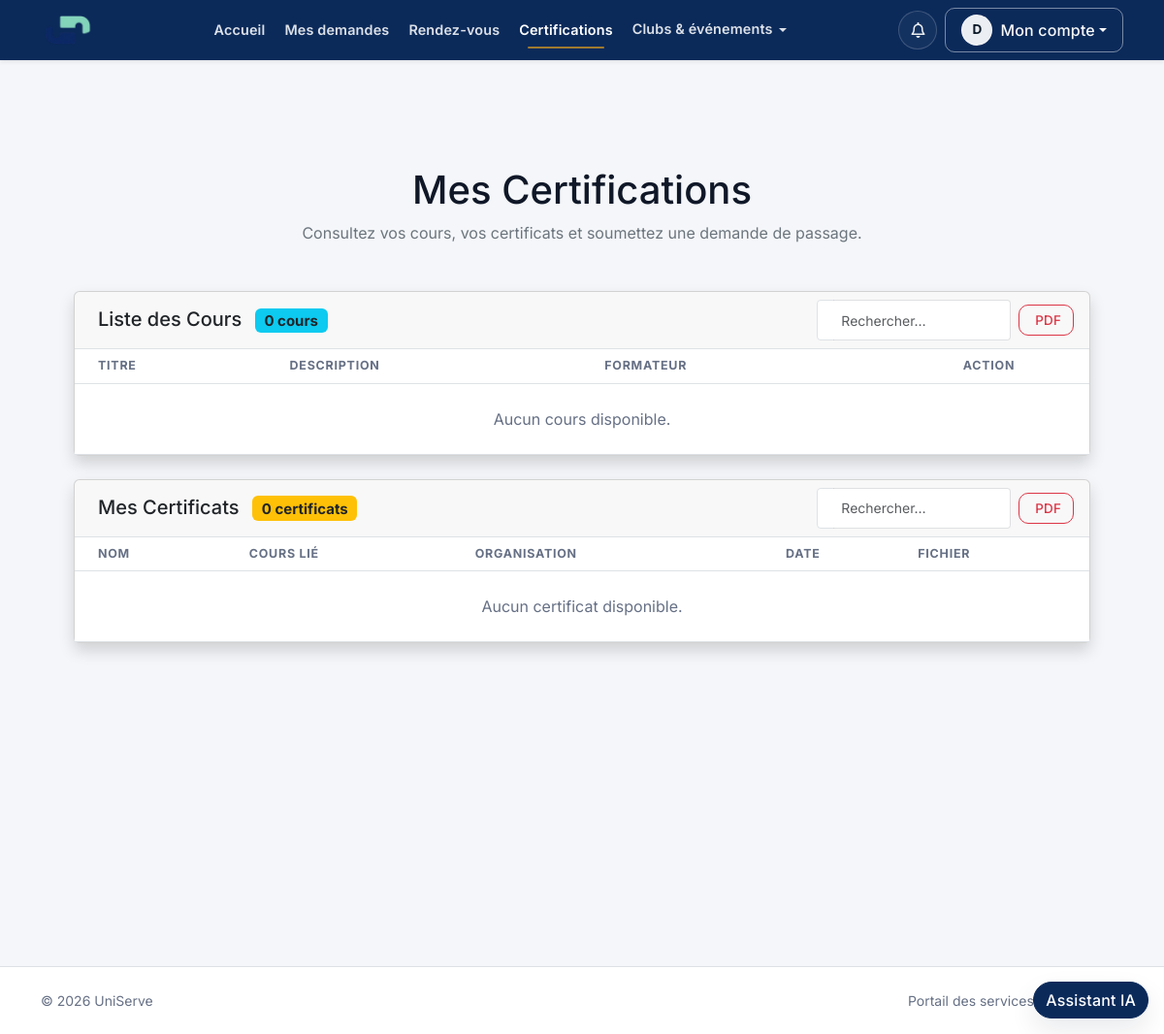
The app's page /certifications/index (signed in), older data.
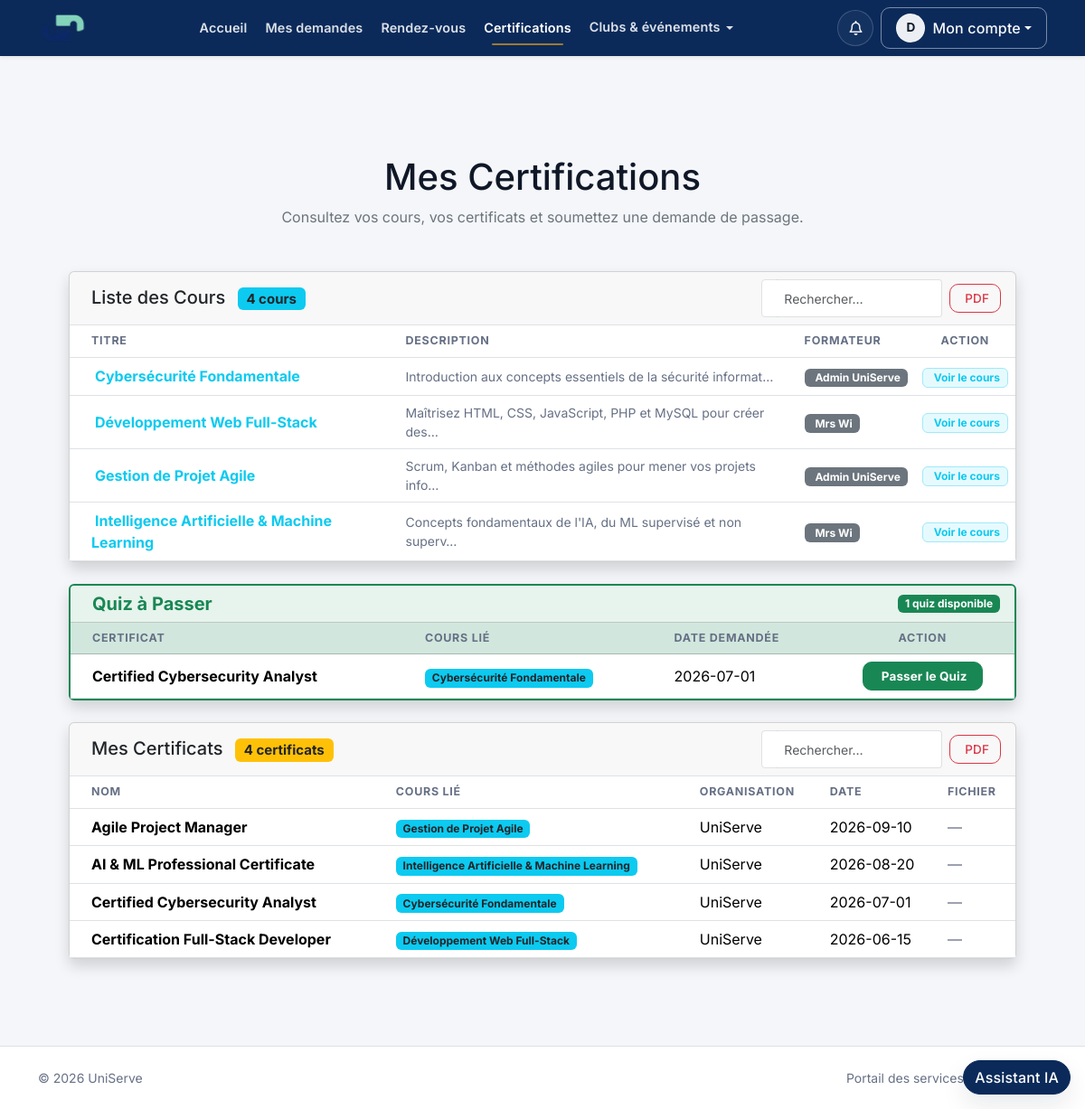
The same page, newer data.
### tables this page shows
CREATE TABLE `cours` (
  `id` bigint(20) NOT NULL AUTO_INCREMENT,
  `titre` varchar(255) NOT NULL,
  `description` text DEFAULT NULL,
  `formateur` varchar(255) DEFAULT NULL,
  `contenu` text DEFAULT NULL,
  `image_path` varchar(512) DEFAULT NULL,
  `fichiers_json` longtext DEFAULT NULL,
  `cree_le` timestamp NOT NULL DEFAULT current_timestamp(),
  PRIMARY KEY (`id`),
  UNIQUE KEY `uq_cours_titre` (`titre`)
);

CREATE TABLE `demandes_certification` (
  `id` bigint(20) NOT NULL AUTO_INCREMENT,
  `utilisateur_id` bigint(20) NOT NULL,
  `nom_certificat` varchar(255) NOT NULL,
  `titre_cours` varchar(255) DEFAULT NULL,
  `organisation` varchar(255) NOT NULL,
  `date_souhaitee` date NOT NULL,
  `heure_preferee` varchar(64) DEFAULT NULL,
  `notes` text DEFAULT NULL,
  `fichier_path` varchar(512) DEFAULT NULL,
  `statut` enum('en_attente','quiz_envoye','accepte','refuse') NOT NULL DEFAULT 'en_attente',
  `commentaire_admin` text DEFAULT NULL,
  `soumise_le` timestamp NOT NULL DEFAULT current_timestamp(),
  `traitee_le` datetime DEFAULT NULL,
  PRIMARY KEY (`id`),
  KEY `idx_demcert_user` (`utilisateur_id`),
  KEY `idx_demcert_statut` (`statut`),
  CONSTRAINT `demandes_certification_ibfk_user` FOREIGN KEY (`utilisateur_id`) REFERENCES `utilisateurs` (`id`) ON DELETE CASCADE
);

CREATE TABLE `certificats` (
  `id` bigint(20) NOT NULL AUTO_INCREMENT,
  `nom_certificat` varchar(255) NOT NULL,
  `date_obtention` date NOT NULL,
  `organisation` varchar(255) NOT NULL,
  `fichier_path` varchar(512) DEFAULT NULL,
  `titre_cours` varchar(255) NOT NULL,
  `cree_le` timestamp NOT NULL DEFAULT current_timestamp(),
  PRIMARY KEY (`id`)
);

### Controller/Controller.php (called while the page is built, shortened)
<?php
class Controller
{
    public function render(string $view, array $data = [], ?string $layoutOverride = null): void
    {
        $viewPath = __DIR__ . '/../View/' . $view . '.php';
        extract($data, EXTR_SKIP);
        require $viewPath;
    }
}

### Controller/CertificationsController.php (called while the page is built, shortened)
<?php
class CertificationsController extends Controller
{
    public function index(): void
    {
        $demModel  = new DemandeCertification();
        $demandes  = $demModel->getAll();
        $this->render('certifications/index', [
            'title'       => 'Mes Certifications',
            'cours'       => (new Cours())->getAllCours(),
            'certificats' => (new Certificat())->getAllCertificats(),
            'demandes'    => $demandes,
        ]);
    }
}

### Controller/App.php (called while the page is built, shortened)
<?php
class App
{
    private string $action = 'landing';
    public function __construct()
    {
        $url = $this->parseUrl();
        if (!empty($url)) {
            array_shift($url);
        }
        $controllerInstance = new $this->controller();
        if (!empty($url)) {
            $candidateAction = (string) $url[0];
            $this->action = $candidateAction;
            array_shift($url);
        } elseif (!method_exists($controllerInstance, $this->action)) {
            $this->notFound('Action not found.');
        }
        $this->params = $this->validateAndNormalizeParams($controllerInstance, $this->action, array_values($url));
        call_user_func_array([$controllerInstance, $this->action], $this->params);
    }
    private function parseUrl(): array
    {
        $cleanUrl = trim((string) $_GET['url']);
        $cleanUrl = trim($cleanUrl, '/');
        $segments = explode('/', $cleanUrl);
        return array_values(array_filter($segments, static fn (string $segment): bool => $segment !== ''));
    }
    private function validateAndNormalizeParams(object $controllerInstance, string $action, array $params): array
    {
        return $params;
    }
}

### index.php (called while the page is built, shortened)
<?php
require_once __DIR__ . '/Model/Database.php';
require_once __DIR__ . '/Controller/Controller.php';
require_once __DIR__ . '/Model/Model.php';
require_once __DIR__ . '/Model/Cours.php';
require_once __DIR__ . '/Model/Certificat.php';
require_once __DIR__ . '/Model/DemandeCertification.php';
require_once __DIR__ . '/Controller/App.php';
new App();

### Model/Cours.php (called while the page is built, shortened)
<?php
class Cours extends Model
{
    public function getAllCours(): array
    {
        $sql  = "SELECT * FROM cours ORDER BY titre";
        $stmt = self::$db->prepare($sql);
        $stmt->execute();
        $rows = $stmt->fetchAll(PDO::FETCH_ASSOC);
        return $rows;
    }
}

### Model/Database.php (called while the page is built, shortened)
<?php
class Database
{
    private static ?PDO $instance = null;
    public static function connect(): PDO
    {
        $host = getenv('DB_HOST') ?: '127.0.0.1';
        $port = getenv('DB_PORT') ?: '3306';
        $dbname = getenv('DB_NAME') ?: 'uniserve';
        $username = getenv('DB_USER') ?: 'root';
        $password = getenv('DB_PASSWORD');
        $dsn = "mysql:host={$host};port={$port};dbname={$dbname};charset=utf8mb4";
        self::$instance = new PDO($dsn, $username, $password, [
            PDO::ATTR_ERRMODE => PDO::ERRMODE_EXCEPTION,
            PDO::ATTR_DEFAULT_FETCH_MODE => PDO::FETCH_ASSOC,
        ]);
        return self::$instance;
    }
}

### Model/DemandeCertification.php (called while the page is built, shortened)
<?php
class DemandeCertification extends Model
{
    public function getAll(): array
    {
        $stmt = self::$db->prepare("
            SELECT dc.*, CONCAT(COALESCE(u.prenom,''), ' ', COALESCE(u.nom,'')) AS demandeur_nom
            FROM demandes_certification dc
            LEFT JOIN utilisateurs u ON u.id = dc.utilisateur_id
            ORDER BY dc.soumise_le DESC
        ");
        $stmt->execute();
        return $stmt->fetchAll(PDO::FETCH_ASSOC);
    }
}

### Model/Certificat.php (called while the page is built, shortened)
<?php
class Certificat extends Model {
    public function getAllCertificats(): array {
        $sql = "SELECT * FROM certificats ORDER BY date_obtention DESC";
        $stmt = self::$db->prepare($sql);
        $stmt->execute();
        return $stmt->fetchAll(PDO::FETCH_ASSOC);
    }
}

### View/certifications/index.php (the view, shortened to what the rows shown need)
<div class="container-fluid py-4 min-vh-100">
    <h1 class="text-center mb-2"><?= htmlspecialchars($title) ?></h1>
    <div class="px-3">
        <div class="card shadow mb-4">
            <div class="card-body p-0">
                <div class="table-responsive">
                    <table class="table table-hover align-middle mb-0" id="coursTable">
                        <thead>
                            <tr>
                                <th class="ps-4" style="cursor:pointer;" onclick="sortTableBy('coursTable',0,this)">
                                    Titre <i class="bi bi-arrow-down-up small text-muted"></i></th>
                                <th style="cursor:pointer;" onclick="sortTableBy('coursTable',1,this)">
                                    Description <i class="bi bi-arrow-down-up small text-muted"></i></th>
                                <th style="cursor:pointer;" onclick="sortTableBy('coursTable',2,this)">
                                    Formateur <i class="bi bi-arrow-down-up small text-muted"></i></th>
                                <th class="text-center">Action</th>
                            </tr>
                        </thead>
                        <tbody>
                            <?php foreach ($cours as $c): ?>
                            <tr class="cours-row" style="cursor:pointer;"
                                data-cours='<?= htmlspecialchars(json_encode($c, JSON_UNESCAPED_UNICODE), ENT_QUOTES, "UTF-8") ?>'
                                onclick="openCoursModal(JSON.parse(this.dataset.cours))">
                                <td class="fw-bold ps-4 text-info">
                                    <i class="bi bi-book-open me-1"></i><?= htmlspecialchars($c['titre']) ?>
                                </td>
                                <td class="small text-muted">
                                    <?= mb_strlen($c['description'] ?? '') > 60
                                        ? htmlspecialchars(mb_substr($c['description'], 0, 60)) . '…'
                                        : htmlspecialchars($c['description'] ?? '') ?>
                                </td>
                                <td>
                                    <span class="badge bg-secondary">
                                        <i class="bi bi-person me-1"></i><?= htmlspecialchars($c['formateur']) ?>
                                    </span>
                                </td>
                                <td class="text-center">
                                    <span class="badge bg-info bg-opacity-10 text-info border border-info-subtle px-2 py-1">
                                        <i class="bi bi-eye me-1"></i>Voir le cours
                                    </span>
                                </td>
                            </tr>
                            <?php endforeach; ?>
                        </tbody>
                    </table>
                </div>
            </div>
        </div>
        <?php
        $quizzesEnAttente = [];
        foreach (($demandes ?? []) as $d) {
            if (!empty($d['quiz']) && $d['quiz']['statut'] === 'en_attente') {
                $quizzesEnAttente[] = $d;
            }
        }
        ?>
        <?php if (!empty($quizzesEnAttente)): ?>
        <div class="card shadow mb-4 border-success border-2">
            <div class="card-body p-0">
                <div class="table-responsive">
                    <table class="table table-hover align-middle mb-0">
                        <thead class="table-success">
                            <tr>
                                <th class="ps-4">Certificat</th>
                                <th>Cours lié</th>
                                <th>Date demandée</th>
                                <th class="text-center">Action</th>
                            </tr>
                        </thead>
                        <tbody>
                            <?php foreach ($quizzesEnAttente as $d): ?>
                            <tr>
                                <td class="fw-bold ps-4"><?= htmlspecialchars($d['nom_certificat']) ?></td>
                                <td>
                                    <?php if (!empty($d['titre_cours'])): ?>
                                        <span class="badge bg-info text-dark"><?= htmlspecialchars($d['titre_cours']) ?></span>
                                    <?php else: ?><span class="text-muted">—</span><?php endif; ?>
                                </td>
                                <td><?= htmlspecialchars($d['date_souhaitee']) ?></td>
                                <td class="text-center">
                                    <button type="button" class="btn btn-success fw-bold btn-sm px-3"
                                            data-quiz='<?= htmlspecialchars(json_encode($d['quiz'], JSON_UNESCAPED_UNICODE), ENT_QUOTES, "UTF-8") ?>'
                                            onclick="openPasserQuizModal(JSON.parse(this.dataset.quiz))">
                                        <i class="bi bi-play-circle me-1"></i>Passer le Quiz
                                    </button>
                                </td>
                            </tr>
                            <?php endforeach; ?>
                        </tbody>
                    </table>
                </div>
            </div>
        </div>
        <?php endif; ?>
        <div class="card shadow mb-4">
            <div class="card-body p-0">
                <div class="table-responsive">
                    <table class="table table-hover align-middle mb-0" id="certificatsTable">
                        <thead>
                            <tr>
                                <th class="ps-4" style="cursor:pointer;" onclick="sortTableBy('certificatsTable',0,this)">
                                    Nom <i class="bi bi-arrow-down-up small text-muted"></i></th>
                                <th style="cursor:pointer;" onclick="sortTableBy('certificatsTable',1,this)">
                                    Cours Lié <i class="bi bi-arrow-down-up small text-muted"></i></th>
                                <th style="cursor:pointer;" onclick="sortTableBy('certificatsTable',2,this)">
                                    Organisation <i class="bi bi-arrow-down-up small text-muted"></i></th>
                                <th style="cursor:pointer;" onclick="sortTableBy('certificatsTable',3,this)">
                                    Date <i class="bi bi-arrow-down-up small text-muted"></i></th>
                                <th>Fichier</th>
                            </tr>
                        </thead>
                        <tbody>
                            <?php foreach ($certificats as $cert): ?>
                            <tr>
                                <td class="fw-bold ps-4"><?= htmlspecialchars($cert['nom_certificat']) ?></td>
                                <td>
                                    <?php if (!empty($cert['titre_cours'])): ?>
                                        <span class="badge bg-info text-dark"><?= htmlspecialchars($cert['titre_cours']) ?></span>
                                    <?php else: ?><span class="text-muted">—</span><?php endif; ?>
                                </td>
                                <td><?= htmlspecialchars($cert['organisation']) ?></td>
                                <td><?= htmlspecialchars($cert['date_obtention']) ?></td>
                                <td>
                                    <?php if (!empty($cert['fichier_path'])): ?>
                                        <a href="/INTEG/public/uploads/certificats/<?= htmlspecialchars($cert['fichier_path']) ?>"
                                           target="_blank" class="btn btn-info btn-sm">
                                            <i class="bi bi-file-earmark-text"></i>
                                        </a>
                                    <?php else: ?><span class="text-muted">—</span><?php endif; ?>
                                </td>
                            </tr>
                            <?php endforeach; ?>
                        </tbody>
                    </table>
                </div>
            </div>
        </div>
    </div>
</div>

Row changes from the older to the newer data that the page shows:
added cours: titre "Cybersécurité Fondamentale", description "Introduction aux concepts essentiels de la sécurité informat", formateur "Admin UniServe"
added cours: titre "Développement Web Full-Stack", description "Maîtrisez HTML, CSS, JavaScript, PHP et MySQL pour créer des", formateur "Mrs Wi"
added cours: titre "Gestion de Projet Agile", description "Scrum, Kanban et méthodes agiles pour mener vos projets info", formateur "Admin UniServe"
added cours: titre "Intelligence Artificielle & Machine Learning", description "Concepts fondamentaux de l'IA, du ML supervisé et non superv", formateur "Mrs Wi"
added demandes_certification: nom_certificat "Certified Cybersecurity Analyst", titre_cours "Cybersécurité Fondamentale", date_souhaitee "2026-07-01"
added certificats: nom_certificat "Agile Project Manager", titre_cours "Gestion de Projet Agile", organisation "UniServe", date_obtention "2026-09-10"
added certificats: nom_certificat "AI & ML Professional Certificate", titre_cours "Intelligence Artificielle & Machine Learning", organisation "UniServe", date_obtention "2026-08-20"
added certificats: nom_certificat "Certified Cybersecurity Analyst", titre_cours "Cybersécurité Fondamentale", organisation "UniServe", date_obtention "2026-07-01"
added certificats: nom_certificat "Certification Full-Stack Developer", titre_cours "Développement Web Full-Stack", organisation "UniServe", date_obtention "2026-06-15"
Text that changed along with them:
count($cours): "0" → "4"
count($quizzesEnAttente): (not shown) → "1"
count($certificats): "0" → "4"
text no longer shown: "Aucun cours disponible. Aucun certificat disponible."
text now shown: "Quiz à Passer quiz disponible CERTIFICAT COURS LIÉ DATE DEMANDÉE ACTION"
